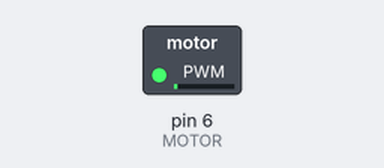
The sketch below on a simulated Arduino Uno, built with avr-gcc and run on an emulated ATmega328P. Parts: switched loads named in the sketch (green lamp = pin HIGH).

Above: at 0.05 s.
At 0.8 s:
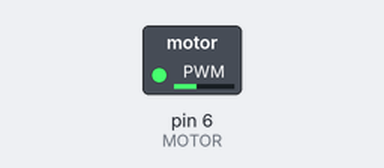
At 1.55 s:
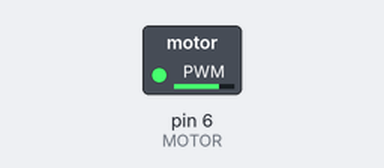
At 3.55 s:
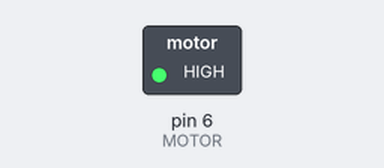
Timing chart, 0 to 6.6 s (numbered marks = the images above):
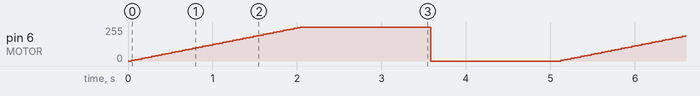

The sketch:

motor.ino
```cpp
const int MOTOR = 6;  // D6 is a ~ pin, so it can do PWM

void setup() {
  pinMode(MOTOR, OUTPUT);
}

void loop() {
  for (int s = 0; s <= 255; s += 5) {
    analogWrite(MOTOR, s);  // 0 = stopped, 255 = full speed
    delay(40);
  }
  delay(1500);
  analogWrite(MOTOR, 0);
  delay(1500);
}
```

Measured:
- by itself, pin 6 (MOTOR): ramps from 0/255 to 255/255 and jumps back, once every 5.1 s
